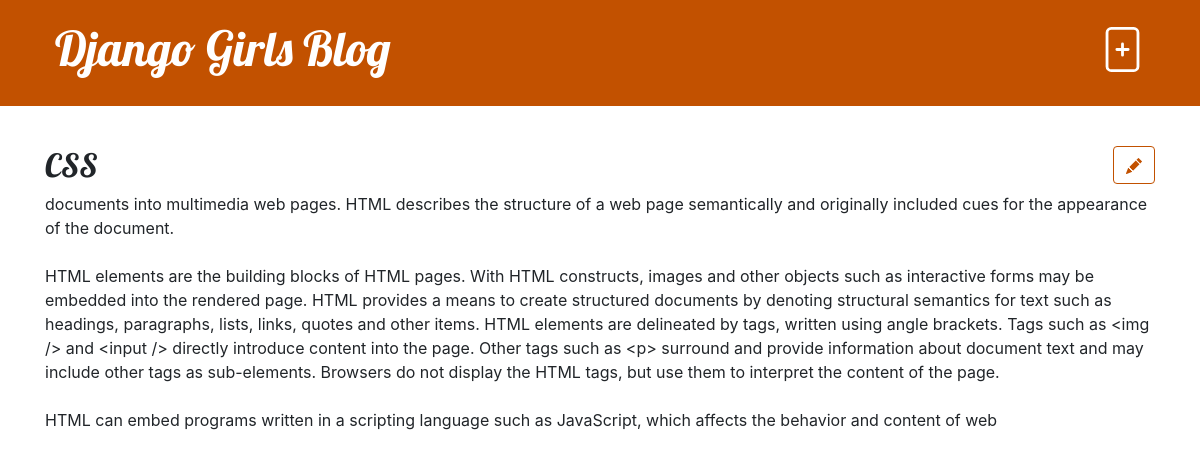
Page /blog/post/29 on the committed database.
### blog/models.py (models this page shows, shortened)
class Post(models.Model):
    author = models.ForeignKey(settings.AUTH_USER_MODEL, on_delete=models.CASCADE)
    title = models.CharField(max_length=200)
    text = models.TextField(null=True)
    created_date =models.DateTimeField(blank=True, null =True)
    published_date = models.DateTimeField(null=True)

### blog/views.py (the view)
# urls.py: path('post/<int:pk>',views.post_detail,name='post_detail'),
def post_detail(request, pk):
    post = get_object_or_404(Post, pk=pk)
    return render(request, 'blog/post_detail.html',{'post': post})

### blog/templates/blog/post_detail.html (shortened to what this page needs)
{% extends 'blog/base.html' %}
{% load static %}
{% block content %}
<article class="post">
    <aside class="actions">
        <a class="btn btn-default" href="{% url 'post_edit' pk=post.pk %}">
                <div >
            </div> </a>
    </aside>
    <h2>{{post.title}}</h2>
    <p>{{post.text| linebreaksbr}}</p>
</article>
{% endblock %}

### blog/static/blog/styles/blog.css (style rules this page uses)
h1, h2, h3, h4 { font-family: 'Lobster', cursive; }
.post { margin-bottom: 70px; }
.post > .date, .post > .actions { float: right; }
.btn-default, .btn-default:visited { color: #C25100; background: none; border-color: #C25100; }

### rows in the picture
Post: title "CSS", text "documents into multimedia web pages. HTML describes the structure of a web page semantically and originally included cues for the appearance of the document. HTML elements are the building blocks of HTML pages. With HTML constructs, images and other objects such as interactive forms may be embedded into the rendered page. HTML provides a means to create structured documents by denoting structural semantics for text such as headings, paragraphs, lists, links, quotes and other items. HTML elements are delineated by tags, written using angle brackets. Tags such as <img /> and <input /> directly introduce content into the page. Other tags such as <p> surround and provide information about…"
